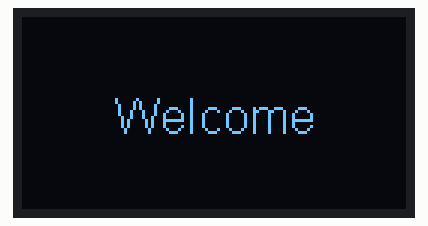
The sketch below on a simulated ESP8266 (NodeMCU). Shown: 128×64 one-colour display.

Above: at 0.2 s.
At 2.4 s:
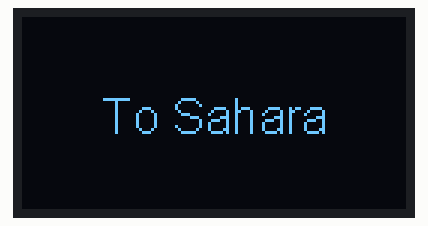
At 4.5 s:
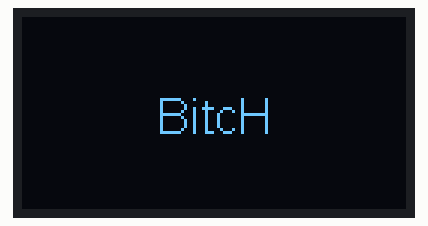

The sketch:

blinktext3.ino
```cpp
#include <Wire.h>
#include <SSD1306Wire.h>

// Inisialisasi OLED
SSD1306Wire display(0x3C, D2, D1); // Alamat I2C: 0x3C, SDA: D2, SCL: D1

// Fungsi untuk menggambar kotak
void drawBox(int x, int y, int width, int height, int delayMs) {
  display.fillRect(x, y, width, height); // Gambar kotak
  display.display();                     // Perbarui tampilan
  delay(delayMs);
}
void clear(){
    display.clear();
    display.display();
}
void center_text(String text, int delayMs){
    display.setFont(ArialMT_Plain_16);  // Tentukan font
    display.setTextAlignment(TEXT_ALIGN_CENTER);
    display.drawString(64, 24, text);
    display.display();
    delay(delayMs);
}

void setup() {
  display.init();
  display.clear(); // Bersihkan layar1
  display.flipScreenVertically();

}

void loop() {
  drawBox(0, 0, 126, 63, 100);
  clear();
  center_text("Welcome", 2000);
  clear();

  drawBox(0, 0, 126, 63, 100);
  clear();
  center_text("To Sahara", 2000);
  clear();

  drawBox(0, 0, 126, 63, 100);
  clear();
  center_text("BitcH", 2000);
  clear();
}
```

Measured:
- by itself, everything shown: repeats every 6.5 s, in 6 steps
- what the display in image 0 shows lasts 2.0 s, from 0.2 s to 2.2 s
